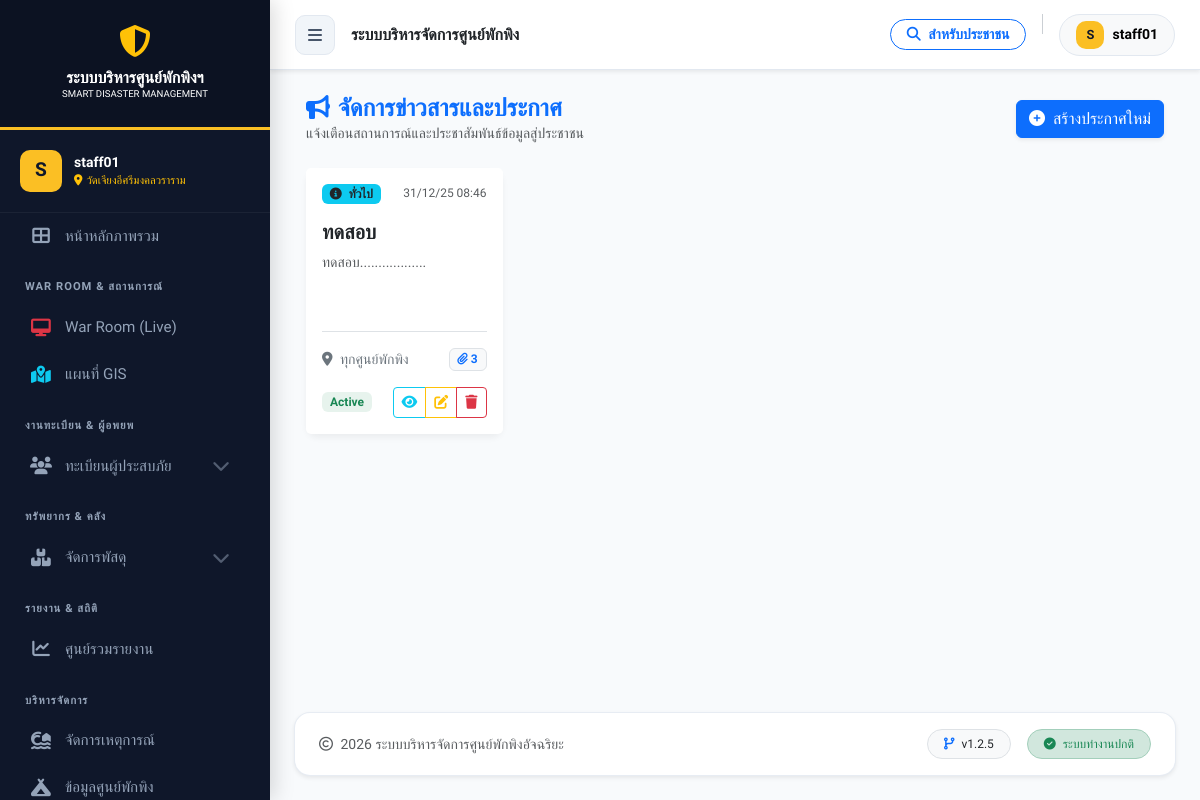
The page /announcement_manager.php (signed in) on the database its author committed.
### tables this page shows
CREATE TABLE `shelters` (
  `id` int(11) NOT NULL,
  `incident_id` int(11) NOT NULL COMMENT 'ผูกกับเหตุการณ์ไหน',
  `name` varchar(200) NOT NULL COMMENT 'ชื่อศูนย์',
  `location` text NOT NULL COMMENT 'ที่ตั้ง',
  `district` varchar(100) DEFAULT NULL,
  `province` varchar(100) DEFAULT NULL,
  `latitude` decimal(10,8) DEFAULT NULL,
  `longitude` decimal(11,8) DEFAULT NULL,
  `capacity` int(11) NOT NULL DEFAULT 0 COMMENT 'ความจุสูงสุด',
  `contact_person` varchar(255) DEFAULT NULL,
  `contact_phone` varchar(20) DEFAULT NULL,
  `status` enum('open','full','closed') NOT NULL DEFAULT 'open',
  `last_updated` datetime DEFAULT NULL,
  `created_at` datetime DEFAULT current_timestamp()
);

CREATE TABLE `announcements` (
  `id` int(11) NOT NULL,
  `title` varchar(255) NOT NULL COMMENT 'หัวข้อประกาศ',
  `content` text NOT NULL COMMENT 'เนื้อหารายละเอียด',
  `type` enum('info','warning','danger','success') NOT NULL DEFAULT 'info' COMMENT 'ระดับความสำคัญ (ทั่วไป, เตือน, วิกฤต, สำเร็จ)',
  `status` enum('Active','Inactive') DEFAULT 'Active',
  `target_shelter_id` int(11) DEFAULT NULL COMMENT 'เป้าหมายศูนย์พักพิง (NULL = ประกาศทั่วทุกศูนย์)',
  `is_active` tinyint(1) NOT NULL DEFAULT 1 COMMENT 'สถานะการแสดงผล (1=แสดง, 0=ซ่อน)',
  `created_by` int(11) NOT NULL COMMENT 'ID ผู้สร้าง',
  `created_at` timestamp NOT NULL DEFAULT current_timestamp(),
  `updated_at` timestamp NOT NULL DEFAULT current_timestamp() ON UPDATE current_timestamp()
);

### announcement_manager.php (the view, shortened to what this page needs)
<?php
require_once 'config/db.php';
include 'includes/header.php';
$sql = "SELECT a.*, s.name as shelter_name,
        (SELECT COUNT(*) FROM announcement_attachments WHERE announcement_id = a.id) as attach_count
        FROM announcements a
        LEFT JOIN shelters s ON a.target_shelter_id = s.id
        ORDER BY a.created_at DESC";
$result = $conn->query($sql);
function getTypeBadge($type) {
    switch($type) {
        default: return '<span class="badge bg-info text-dark"><i class="fas fa-info-circle me-1"></i> ทั่วไป</span>';
    }
}
?>
<link rel="stylesheet" href="https://cdn.jsdelivr.net/npm/sweetalert2@11/dist/sweetalert2.min.css">
<div class="main-content">
    <div class="container-fluid">
        <div class="d-flex justify-content-between align-items-center mb-4 flex-wrap gap-2">
            <div>
                <h4 class="mb-0 text-primary fw-bold"><i class="fas fa-bullhorn me-2"></i>จัดการข่าวสารและประกาศ</h4>
                <p class="text-muted mb-0 small">แจ้งเตือนสถานการณ์และประชาสัมพันธ์ข้อมูลสู่ประชาชน</p>
            </div>
            <a href="announcement_form.php" class="btn btn-primary shadow-sm">
                <i class="fas fa-plus-circle me-1"></i> สร้างประกาศใหม่
            </a>
        </div>
        <div class="row g-4">
            <?php if($result->num_rows > 0): ?>
                <?php while($row = $result->fetch_assoc()): ?>
                    <div class="col-md-6 col-lg-4 col-xl-3">
                        <div class="card h-100">
                            <div class="card-header bg-white border-bottom-0 pt-3 pb-0 d-flex justify-content-between align-items-start">
                                <?php echo getTypeBadge($row['type']); ?>
                                <small class="text-muted" style="font-size: 0.75rem;">
                                    <?php echo date('d/m/y H:i', strtotime($row['created_at'])); ?>
                                </small>
                            </div>
                            <div class="card-body">
                                <h5 class="card-title fw-bold text-dark mb-2 text-truncate" title="<?php echo htmlspecialchars($row['title']); ?>">
                                    <?php echo htmlspecialchars($row['title']); ?>
                                </h5>
                                <p class="card-text text-muted small" style="height: 4.5em; overflow: hidden; display: -webkit-box; -webkit-line-clamp: 3; -webkit-box-orient: vertical;">
                                    <?php echo strip_tags($row['content']); ?>
                                </p>
                                <div class="d-flex justify-content-between align-items-center mt-3 pt-3 border-top">
                                    <span class="small text-secondary text-truncate" style="max-width: 60%;">
                                        <i class="fas fa-map-marker-alt me-1"></i>
                                        <?php echo $row['target_shelter_id'] ? $row['shelter_name'] : 'ทุกศูนย์พักพิง'; ?>
                                    </span>
                                    <?php if($row['attach_count'] > 0): ?>
                                        <span class="badge bg-light text-primary border">
                                            <i class="fas fa-paperclip"></i> <?php echo $row['attach_count']; ?>
                                        </span>
                                    <?php endif; ?>
                                </div>
                            </div>
                            <div class="card-footer bg-white border-top-0 d-flex justify-content-between pb-3 pt-0">
                                <span class="badge <?php echo $row['status']=='Active'?'bg-success':'bg-secondary'; ?> bg-opacity-10 text-<?php echo $row['status']=='Active'?'success':'secondary'; ?> px-2 py-1 align-self-center">
                                    <?php echo $row['status']; ?>
                                </span>
                                <div class="btn-group">
                                    <a href="announcement_details.php?id=<?php echo $row['id']; ?>" class="btn btn-sm btn-outline-info" title="ดูรายละเอียด">
                                        <i class="fas fa-eye"></i>
                                    </a>
                                    <a href="announcement_form.php?id=<?php echo $row['id']; ?>" class="btn btn-sm btn-outline-warning" title="แก้ไข">
                                        <i class="fas fa-edit"></i>
                                    </a>
                                    <button class="btn btn-sm btn-outline-danger" onclick="deleteAnnouncement(<?php echo $row['id']; ?>)" title="ลบ">
                                        <i class="fas fa-trash"></i>
                                    </button>
                                </div>
                            </div>
                        </div>
                    </div>
                <?php endwhile; ?>
            <?php endif; ?>
        </div>
    </div>
</div>
<?php include 'includes/footer.php'; ?>

### includes/header.php (shortened to what this page needs)
<?php
require_once __DIR__ . '/../config/db.php';
$current_page = basename($_SERVER['PHP_SELF']);
$role = $_SESSION['role'] ?? 'guest';
$is_admin = ($role === 'admin');
$my_shelter_id = $_SESSION['shelter_id'] ?? '';
$user_shelter_name = '';
if ($my_shelter_id && isset($conn)) {
    $stmt_sh = $conn->prepare("SELECT name FROM shelters WHERE id = ?");
    if ($stmt_sh) {
        $stmt_sh->bind_param("i", $my_shelter_id);
        $stmt_sh->execute();
        $res_sh = $stmt_sh->get_result();
        if ($row_sh = $res_sh->fetch_assoc()) {
            $user_shelter_name = $row_sh['name'];
        }
    }
}
?>
<!DOCTYPE html>
<html lang="th">
<head>
    <link href="https://cdn.jsdelivr.net/npm/bootstrap@5.3.0/dist/css/bootstrap.min.css" rel="stylesheet">
    <link rel="stylesheet" href="https://cdnjs.cloudflare.com/ajax/libs/font-awesome/6.4.0/css/all.min.css">
    <link href='https://unpkg.com/boxicons@2.1.4/css/boxicons.min.css' rel='stylesheet'>
    <link rel="stylesheet" href="https://cdn.jsdelivr.net/npm/sweetalert2@11/dist/sweetalert2.min.css">
    <link rel="stylesheet" href="https://cdnjs.cloudflare.com/ajax/libs/bootstrap-datepicker/1.9.0/css/bootstrap-datepicker.min.css">
    <link rel="stylesheet" href="https://earthchie.github.io/jquery.Thailand.js/jquery.Thailand.js/dist/jquery.Thailand.min.css">
</head>
<body class="<?php echo (isset($_COOKIE['sidebar_state']) && $_COOKIE['sidebar_state'] == 'collapsed') ? 'sidebar-collapsed' : ''; ?>">
<div class="wrapper">
    <nav id="sidebar">
        <div class="sidebar-header">
            <div class="mb-2"><i class="fas fa-shield-alt fa-2x text-warning"></i></div>
            <div class="fw-bold text-white h6 mb-0">ระบบบริหารศูนย์พักพิงฯ</div>
            <div class="text-white small" style="font-size: 0.6rem;">SMART DISASTER MANAGEMENT</div>
        </div>
        <?php if(isset($_SESSION['user_id'])): ?>
            <div class="user-panel">
                <div class="user-avatar"><?php echo strtoupper(substr($_SESSION['username'] ?? 'U', 0, 1)); ?></div>
                <div class="overflow-hidden">
                    <div class="text-white small fw-bold text-truncate"><?php echo $_SESSION['username'] ?? 'User'; ?></div>
                    <div class="text-warning text-truncate" style="font-size: 0.7rem;">
                        <i class="fas fa-map-marker-alt me-1"></i><?php echo $user_shelter_name ?: 'ส่วนกลาง'; ?>
                    </div>
                </div>
            </div>
            <ul class="components">
                <li>
                    <a href="index.php" class="<?php echo $current_page == 'index.php' ? 'active' : ''; ?>">
                        <i class="fas fa-th-large"></i> <span>หน้าหลักภาพรวม</span>
                    </a>
                </li>
                <li class="menu-label">War Room & สถานการณ์</li>
                <li><a href="monitor_dashboard.php" target="_blank"><i class="fas fa-desktop text-danger"></i> <span>War Room (Live)</span></a></li>
                <li><a href="gis_dashboard.php" class="<?php echo $current_page == 'gis_dashboard.php' ? 'active' : ''; ?>"><i class="fas fa-map-location-dot text-info"></i> <span>แผนที่ GIS</span></a></li>
                <li class="menu-label">งานทะเบียน & ผู้อพยพ</li>
                <li>
                    <a href="#evacueeSubmenu" data-bs-toggle="collapse" class="dropdown-toggle <?php echo (strpos($current_page, 'evacuee') !== false) ? 'active' : ''; ?>">
                        <i class="fas fa-users"></i> <span>ทะเบียนผู้ประสบภัย</span>
                        <i class="fas fa-chevron-down dropdown-icon"></i>
                    </a>
                </li>
                <li class="menu-label">ทรัพยากร & คลัง</li>
                <li>
                    <a href="#logisticsSubmenu" data-bs-toggle="collapse" class="dropdown-toggle <?php echo (strpos($current_page, 'inventory') !== false) ? 'active' : ''; ?>">
                        <i class="fas fa-boxes-stacked"></i> <span>จัดการพัสดุ</span>
                        <i class="fas fa-chevron-down dropdown-icon"></i>
                    </a>
                </li>
                <li class="menu-label">รายงาน & สถิติ</li>
                <li>
                    <a href="report_center.php" class="<?php echo (strpos($current_page, 'report_') !== false) ? 'active' : ''; ?>">
                        <i class="fas fa-chart-line"></i> <span>ศูนย์รวมรายงาน</span>
                    </a>
                </li>
                <?php if($is_admin || $role === 'staff'): ?>
                <li class="menu-label">บริหารจัดการ</li>
                <li>
                    <a href="incident_manager.php" class="<?php echo $current_page == 'incident_manager.php' ? 'active' : ''; ?>">
                        <i class="fas fa-house-tsunami"></i> <span>จัดการเหตุการณ์</span>
                    </a>
                </li>
                <li>
                    <a href="shelter_list.php" class="<?php echo $current_page == 'shelter_list.php' ? 'active' : ''; ?>">
                        <i class="fas fa-campground"></i> <span>ข้อมูลศูนย์พักพิง</span>
                    </a>
                </li>
                <?php endif; ?>
            </ul>
        <?php endif; ?>
    </nav>
    <div id="content">
        <nav class="top-navbar shadow-sm">
            <div class="d-flex align-items-center">
                <div id="sidebarCollapse" onclick="toggleSidebar()" style="cursor: pointer;">
                    <i class="fas fa-bars"></i>
                </div>
                <div class="ms-3 d-none d-sm-block fw-bold text-dark">
                    <?php
                        if($current_page == 'index.php') echo 'ภาพรวมสถานการณ์';
                        elseif($current_page == 'evacuee_list.php') echo 'ทะเบียนรายชื่อผู้ประสบภัย';
                        elseif(strpos($current_page, 'report_') !== false) echo 'ระบบรายงานและการวิเคราะห์';
                        elseif($current_page == 'incident_manager.php') echo 'จัดการเหตุการณ์ภัยพิบัติ';
                        elseif($current_page == 'shelter_list.php') echo 'บริหารจัดการศูนย์พักพิง';
                        else echo 'ระบบบริหารจัดการศูนย์พักพิง';
                    ?>
                </div>
            </div>
            <div class="d-flex align-items-center gap-3">
                <a href="family_finder.php" target="_blank" class="btn btn-sm btn-outline-primary rounded-pill px-3 fw-bold">
                    <i class="fas fa-search me-1"></i> สำหรับประชาชน
                </a>
                <div class="dropdown">
                    <button class="btn btn-light rounded-pill d-flex align-items-center gap-2 px-3 dropdown-toggle" type="button" data-bs-toggle="dropdown" aria-expanded="false" style="border: 1px solid #e2e8f0;">
                        <div class="user-avatar" style="width: 28px; height: 28px; font-size: 0.8rem;">
                            <?php echo strtoupper(substr($_SESSION['username'] ?? 'U', 0, 1)); ?>
                        </div>
                        <span class="d-none d-md-block small fw-bold"><?php echo $_SESSION['username'] ?? 'User'; ?></span>
                    </button>
                </div>
            </div>
        </nav>
        <div class="p-3 p-md-4">

### includes/header.php (style rules this page uses)
:root { --sidebar-width: 270px; --nav-bg: #0f172a; --nav-hover: #1e293b; --active-gold: #fbbf24; --text-main: #f1f5f9; --text-muted: #94a3b8; --body-bg: #f8fafc; --header-height: 70px; --primary-color: #0d6efd; }
body { font-family: 'Prompt', sans-serif; background-color: var(--body-bg); color: #334155; overflow-x: hidden; margin: 0; transition: margin-left 0.3s ease; }
.wrapper { display: block; width: 100%; }
#sidebar { width: var(--sidebar-width); min-width: var(--sidebar-width); max-width: var(--sidebar-width); background-color: var(--nav-bg); color: var(--text-main); transition: margin-left 0.3s ease-in-out; position: fixed; top: 0; left: 0; height: 100vh; z-index: 1050; box-shadow: 4px 0 20px rgba(0,0,0,0.15); overflow-y: auto; }
#content { width: auto; min-height: 100vh; transition: margin-left 0.3s ease-in-out; margin-left: var(--sidebar-width); position: relative; }
.sidebar-header { padding: 25px 20px; background: rgba(0,0,0,0.2); text-align: center; border-bottom: 3px solid var(--active-gold); }
.user-panel { padding: 20px; border-bottom: 1px solid rgba(255,255,255,0.05); display: flex; align-items: center; gap: 12px; }
.user-avatar { width: 42px; height: 42px; background: var(--active-gold); color: var(--nav-bg); border-radius: 10px; display: flex; align-items: center; justify-content: center; font-weight: bold; font-size: 1.2rem; }
.menu-label { font-size: 0.7rem; text-transform: uppercase; color: var(--text-muted); padding: 20px 25px 8px; font-weight: 600; letter-spacing: 1px; }
ul.components { padding: 0; list-style: none; }
ul.components li a { padding: 12px 25px; font-size: 0.95rem; display: flex; align-items: center; color: var(--text-muted); text-decoration: none; transition: all 0.2s; border-left: 4px solid transparent; }
ul.components li a i { width: 24px; text-align: center; margin-right: 12px; font-size: 1.1rem; }
.dropdown-toggle::after { display: none !important; }
.dropdown-icon { margin-left: auto; font-size: 0.75rem; transition: transform 0.3s; opacity: 0.5; }
.top-navbar { height: var(--header-height); background: #fff; border-bottom: 1px solid #e2e8f0; padding: 0 25px; display: flex; align-items: center; justify-content: space-between; position: sticky; top: 0; z-index: 900; width: 100%; }
#sidebarCollapse { width: 40px; height: 40px; display: flex; align-items: center; justify-content: center; border-radius: 10px; background: #f1f5f9; color: #475569; cursor: pointer; transition: all 0.2s; border: 1px solid #e2e8f0; }

### announcement_manager.php (style rules this page uses)
.card { border: none; border-radius: 12px; box-shadow: 0 4px 6px rgba(0,0,0,0.05); transition: transform 0.2s, box-shadow 0.2s; }

### includes/footer.php (style rules this page uses)
#content { display: flex; flex-direction: column; min-height: 100vh; }

### rows shown on the page
shelters: name "วัดเจียงอีศรีมงคลวราราม"
announcements: type "ทั่วไป", created_at "31/12/25 08:46", title "ทดสอบ", content "ทดสอบ..................", target_shelter_id "ทุกศูนย์พักพิง", attach_count "3", status "Active"

### other values the page prints
substr($_SESSION['username'] ?? 'U', 0, 1) "S"
$_SESSION['username'] "staff01"
